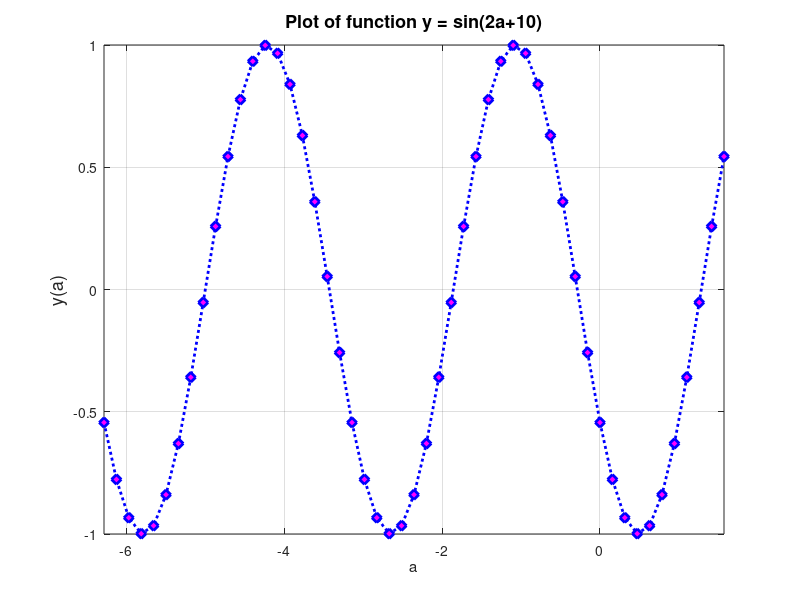

This chart was generated by the following MATLAB code:
%% Plot_EX7.m
a=-2*pi:pi/20:2*pi; 
y=sin(2*a+10); 
plot(a,y,'bd:', 'LineWidth', 2, 'MarkerSize', 7, 'MarkerFaceColor', 'm')
grid on; 
axis([-2*pi  0.5*pi  -1  1]);
title('Plot of function y = sin(2a+10)', 'FontSize', 13) 
xlabel('a')
ylabel('y(a)','FontSize',13), shg  

